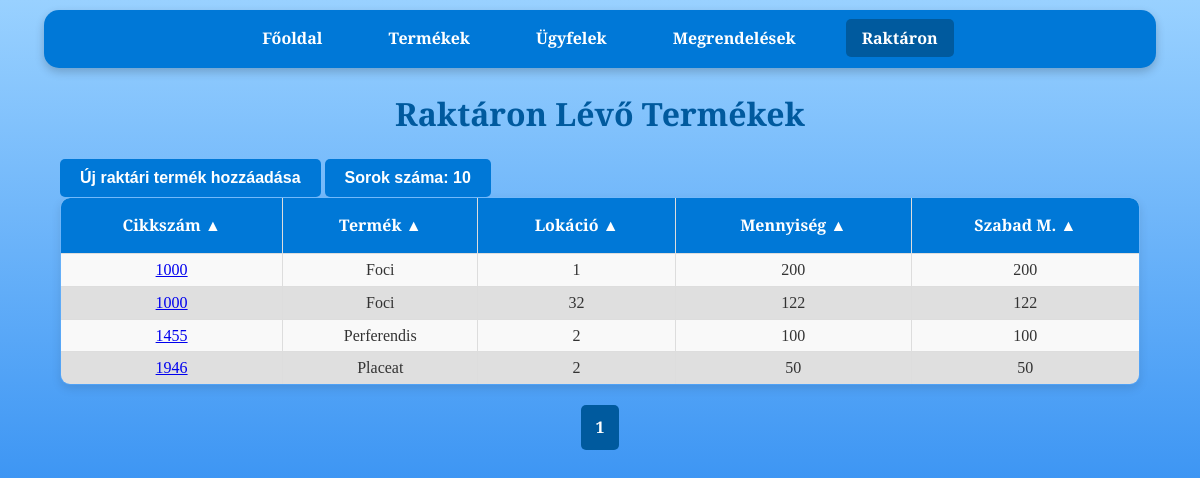
Page /stock on the earlier database version.
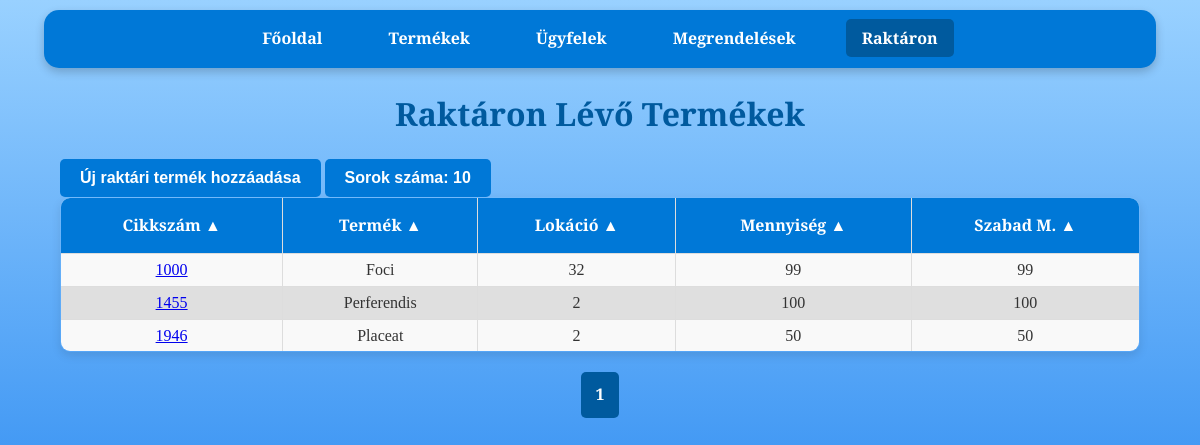
Same page on the later database version.
### tables this page shows
CREATE TABLE stock (
                    id INTEGER PRIMARY KEY,
                    cikkszam TEXT,
                    lokacio TEXT,
                    mennyiseg INTEGER,
                    order_id INTEGER,
                    FOREIGN KEY(cikkszam) REFERENCES products(cikkszam),
                    FOREIGN KEY(order_id) REFERENCES orders(id));

CREATE TABLE products (
                    id INTEGER PRIMARY KEY,
                    cikkszam TEXT UNIQUE,
                    egyseg_vonalkod INTEGER ,
                    gyujto_vonalkod INTEGER ,
                    nev TEXT,
                    ar REAL,
                    suly REAL,
                    kategoria TEXT);

### app.py (the view)
@app.route('/stock')
def stock():
    per_page = int(request.args.get('per_page', 10))  # Egy oldalon megjelenő elemek száma
    page = int(request.args.get('page', 1))  # Az aktuális oldal lekérése (alapértelmezett: 1)
    offset = (page - 1) * per_page  # Az eltolás számítása
    order_by = str(request.args.get('order_by', 'products.cikkszam'))
    desc = request.args.get('desc', 'false').lower() in ('true', '1')
    valid_columns = {'stock.id', 'products.cikkszam', 'products.nev', 'stock.lokacio', 'total_mennyiseg', 'mennyiseg_null'}
    if order_by not in valid_columns:
        raise ValueError("Invalid column name for ordering.") #Elkerüljük az SQL injection-t
    if desc:
        descending = 'DESC'
    if not desc:
        descending = ''
    conn = get_db_connection()
    stock = conn.execute(f'''SELECT
                                stock.id,
                                products.cikkszam,
                                products.nev,
                                stock.lokacio,
                                (
                                    SELECT SUM(s.mennyiseg)
                                    FROM stock s
                                    LEFT JOIN orders o ON s.order_id = o.id
                                    WHERE s.cikkszam = stock.cikkszam
                                    AND s.lokacio = stock.lokacio
                                    AND (o.teljesitve IS NULL OR o.teljesitve = 0)
                                ) AS total_mennyiseg,
                                (
                                    SELECT SUM(s.mennyiseg)
                                    FROM stock s
                                    LEFT JOIN orders o ON s.order_id = o.id
                                    WHERE s.cikkszam = stock.cikkszam
                                    AND s.lokacio = stock.lokacio
                                    AND s.order_id IS NULL
                                ) AS mennyiseg_null
                            FROM stock
                            JOIN products ON stock.cikkszam = products.cikkszam
                            WHERE stock.order_id IS NULL
                            ORDER BY {order_by} {descending}
                            LIMIT ? OFFSET ?''', (per_page, offset) ).fetchall()
    total_products = conn.execute('SELECT COUNT(*) FROM stock').fetchone()[0]
    conn.execute('''
        DELETE FROM stock
        WHERE id IN (
            SELECT stock.id
            FROM stock
            LEFT JOIN products ON stock.cikkszam = products.cikkszam
            LEFT JOIN orders o ON stock.order_id = o.id
            WHERE (
                SELECT SUM(s.mennyiseg)
                FROM stock s
                LEFT JOIN orders o_sub ON s.order_id = o_sub.id
                WHERE s.cikkszam = stock.cikkszam
                AND s.lokacio = stock.lokacio
                AND (o_sub.teljesitve IS NULL OR o_sub.teljesitve = 0)
            ) IS NULL OR (
                SELECT SUM(s.mennyiseg)
                FROM stock s
                LEFT JOIN orders o_sub ON s.order_id = o_sub.id
                WHERE s.cikkszam = stock.cikkszam
                AND s.lokacio = stock.lokacio
                AND (o_sub.teljesitve IS NULL OR o_sub.teljesitve = 0)
            ) = 0
        )
    ''')
    conn.commit()
    conn.close()
    total_pages = (total_products + per_page - 1) // per_page  # Összes oldal száma
    start_page = max(1, page - 2)  # Az aktuális oldalhoz képest 2-vel hátrébb
    end_page = min(total_pages, page + 2)  # Az aktuális oldalhoz képest 2-vel előrébb
    query_params = {
        'page': page,
        'per_page': per_page,
        'order_by': order_by,
        'desc': desc
    }
    columns = [
        {"name": "products.cikkszam", "label": "Cikkszám"},
        {"name": "products.nev", "label": "Termék"},
        {"name": "stock.lokacio", "label": "Lokáció"},
        {"name": "total_mennyiseg", "label": "Mennyiség"},
        {"name": "mennyiseg_null", "label": "Szabad M."}
    ]
    return render_template(
        'stock.html',
        stock=stock,
        page=page,
        order_by=order_by,
        desc=desc,
        total_pages=total_pages,
        start_page=start_page,
        end_page=end_page,
        query_params=query_params,
        columns=columns
    )

### app.py (called while the page is built)
def get_db_connection():
    conn = sqlite3.connect('database.db')
    conn.row_factory = sqlite3.Row
    return conn

### templates/stock.html (shortened to what this page needs)
<!DOCTYPE html>
<html lang="hu">
<head>
    <link rel="stylesheet" href="{{ url_for('static', filename='css/style.css') }}">
</head>
<body>
    <nav>
        <a href="{{ url_for('index') }}">Főoldal</a>
        <a href="{{ url_for('products') }}">Termékek</a>
        <a href="{{ url_for('customers') }}">Ügyfelek</a>
        <a href="{{ url_for('orders') }}">Megrendelések</a>
        <a class="disabled">Raktáron</a>
    </nav>
    <h1>Raktáron Lévő Termékek</h1>
    <div class="container">
        <a href="{{ url_for('add_stock') }}" class="button-wrapper">
            <button>Új raktári termék hozzáadása</button>
        </a>
        <div class="dropdown">
            <button class="dropbtn">Sorok száma: {{ query_params['per_page'] }}</button>
        </div>
        <table>
            <thead>
                <tr>
                    {% for column in columns %}
                    <th>
                        <a href="{{ url_for('stock', **dict(query_params, order_by=column.name, desc=0 if query_params['order_by'] == column.name and query_params['desc'] else 1)) }}">
                            {{ column.label }} {{ '▼' if query_params['order_by'] == column.name and query_params['desc'] else '▲' }}
                        </a>
                    </th>
                    {% endfor %}
                </tr>
            </thead>
            <tbody>
                {% for item in stock %}
                <tr>
                    <td>
                        <a href="{{ url_for('product_details', cikkszam=item.cikkszam) }}">
                            {{ item.cikkszam }}
                        </a>
                    </td>
                    <td>
                            {{ item.nev }}
                    </td>
                    <td>{{ item.lokacio }}</td>
                    <td>{{ item.total_mennyiseg }}</td>
                    <td>{{ item.mennyiseg_null }}</td>
                </tr>
                {% endfor %}
            </tbody>
        </table>
    </div>
    <div class="pagination">
        {% for p in range(start_page, end_page + 1) %}
        <a href="{{ url_for('stock', **dict(query_params, page=p)) }}" class="{% if p == page %}active{% endif %}">{{ p }}</a>
        {% endfor %}
    </div>
</body>
</html>

Differences in the rows shown:
removed stock: cikkszam "1000", nev "Foci", lokacio "1", total_mennyiseg "200", mennyiseg_null "200"
changed stock "Foci": total_mennyiseg "122" → "99"; mennyiseg_null "122" → "99"
